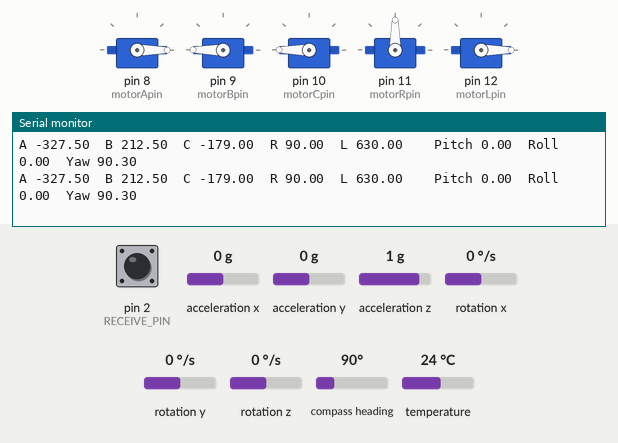
This sketch was run on a simulated Arduino Uno, built with avr-gcc and run on an emulated ATmega328P. Parts: 5 × servo, the last lines printed to the serial monitor. The test bench sets the inputs (shaded band); at power-on: acceleration x 0 g, acceleration y 0 g, acceleration z 1 g, pin 2 (RECEIVE_PIN) HIGH, rotation x 0 °/s, rotation y 0 °/s, rotation z 0 °/s, compass heading 90°, temperature 24 °C.

Above: at 1.2 s.
1.3 s: acceleration x set to -1.4 g
At 2.1 s:
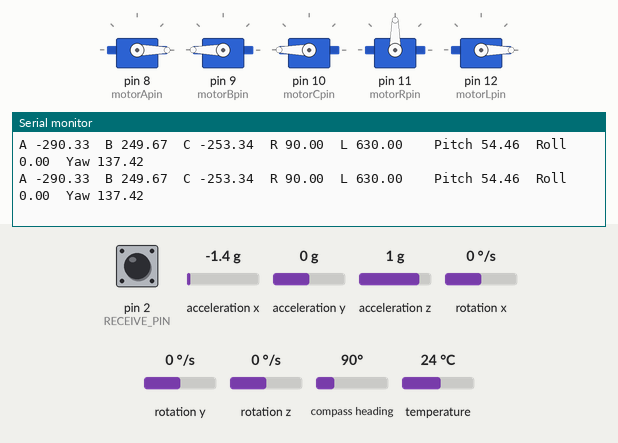
4.3 s: acceleration y set to -1.4 g
At 5.2 s:
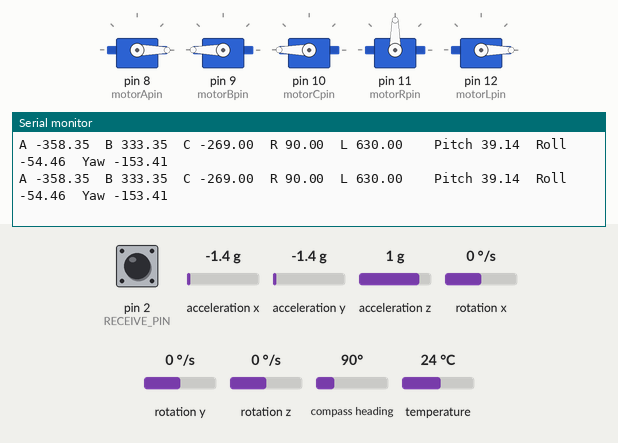
7.3 s: acceleration z set to -0.8 g
At 8.1 s:
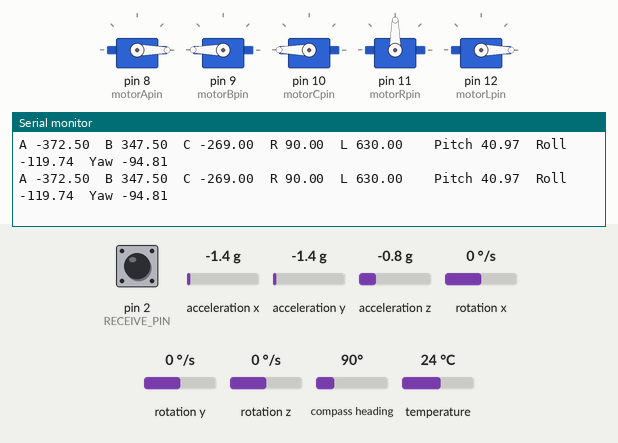
Timing chart, 0 to 10.3 s (numbered marks = the images above; inputs shaded):
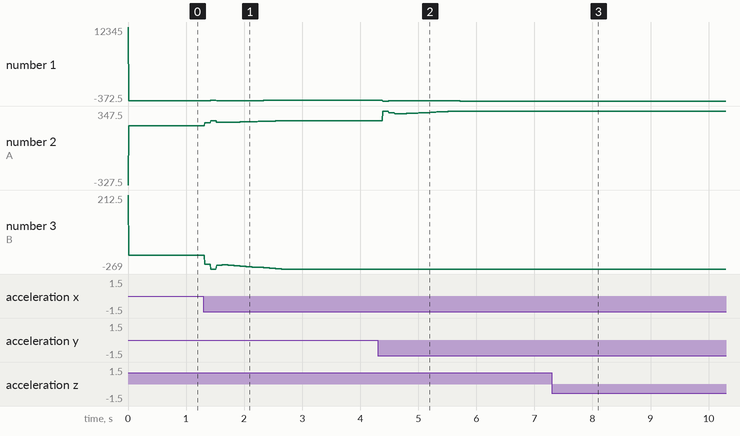

Measured:
- after the input at 1.3 s, the serial monitor: prints a new line at once (image 1)
- after the input at 4.3 s, the serial monitor: prints a new line at once (image 2)
- after the input at 7.3 s, the serial monitor: prints a new line at once (image 3)
- plotted number 1: -327.5 → -282.5 after the input at 1.3 s, -282.5 → -372.5 after the input at 4.3 s
- plotted number 2: 212.5 → 257.5 after the input at 1.3 s, 257.5 → 347.5 after the input at 4.3 s
- plotted number 3: -179 → -269 after the input at 1.3 s

The sketch:

first_IMU___PID_tests.ino
```cpp
//IMU & PID test

//////PPM READING PRE SETUP/////

#define RECEIVE_PIN 2
#define CHANNEL_AMOUNT 8
#define DETECTION_SPACE 2500
#define METHOD RISING

int ch[CHANNEL_AMOUNT + 1];

/*//////OSD PRE SETUP/////
#include <SPI.h>
#include <max7456.h>
Max7456 osd;*/

//////FOR ALL GAMERS OUT THERE/////
#include <Servo.h>

//////IMU//////////
#include <Wire.h>
#include <Adafruit_LSM9DS1.h>
#include <Adafruit_Sensor.h>  // not used in this demo but required!
// i2c
Adafruit_LSM9DS1 lsm = Adafruit_LSM9DS1();

#include <KalmanFilter.h>

#define LSM9DS1_SCK A5
#define LSM9DS1_MISO 12
#define LSM9DS1_MOSI A4
#define LSM9DS1_XGCS 6
#define LSM9DS1_MCS 5

//////PID////////
#include <PID_v1.h>


void setup()
{
  Serial.begin(115200);

  while (!Serial) {delay(1);}
  if (!lsm.begin()){while (1);}

  setupIMU();
  setupPID();

  pinMode(RECEIVE_PIN, INPUT_PULLUP);
  attachInterrupt(digitalPinToInterrupt(RECEIVE_PIN), ppm_interrupt, METHOD);
}


void loop()
{
  ppm_write();
  runIMU();
}
```

IMU.ino
```cpp
#define LSM9DS1_SCK A5
#define LSM9DS1_MISO 12
#define LSM9DS1_MOSI A4
#define LSM9DS1_XGCS 6
#define LSM9DS1_MCS 5

float accPitch = 0;
float accRoll = 0;
float accmagYaw = 0;

/*float kalPitch = 0;
float kalRoll = 0;
float kalYaw = 0;

KalmanFilter kalmanX(0.001, 0.003, 0.03);     //(0.001, 0.003, 0.03)
KalmanFilter kalmanY(0.001, 0.003, 0.03);
KalmanFilter kalmanZ(0.001, 0.003, 0.03);*/

float compPitch = 0;
float compRoll = 0;
float compYaw = 0;

float mx_min, my_min, mz_min;
float mx_max, my_max, mz_max;

float offaccX;
float offaccY;
float offaccZ;

float offmagX;
float offmagY;
float offmagZ;

void setupIMU()
{
  //while (!Serial) {delay(1);}
  //if (!lsm.begin()){while (1);}

  lsm.setupAccel(lsm.LSM9DS1_ACCELRANGE_16G);
  lsm.setupMag(lsm.LSM9DS1_MAGGAIN_16GAUSS);
  lsm.setupGyro(lsm.LSM9DS1_GYROSCALE_2000DPS);
}

void runIMU()
{
  lsm.read();
  sensors_event_t a, m, g, temp;
  lsm.getEvent(&a, &m, &g, &temp);

  double kt = (double)micros();
  double dt = (double)(micros() - kt) / 1000000;


  mx_min = -0.05; //swapped
  my_min = -0.13;
  mz_min = -0.28;

  mx_max = 0.41;
  my_max = 0.27;
  mz_max = 0.12;

  float mx_offset = (mx_min + mx_max)/2;
  float my_offset = (my_min + my_max)/2;
  float mz_offset = (mz_min + mz_max)/2;

  float avg_delta_x = (mx_max - mx_min)/2;
  float avg_delta_y = (my_max - my_min)/2;
  float avg_delta_z = (mz_max - mz_min)/2;

  float avg_delta = (avg_delta_x + avg_delta_y + avg_delta_z)/3;

  float scale_x = avg_delta / avg_delta_x;                  // this is different
  float scale_y = avg_delta / avg_delta_y;
  float scale_z = avg_delta / avg_delta_z;

  float calmagX = (m.magnetic.x - mx_offset) * scale_x;
  float calmagY = (m.magnetic.y - my_offset) * scale_y;
  float calmagZ = (m.magnetic.z - mz_offset) * scale_z;//*/


  int OFFSET = ch[5];
  if (OFFSET>1500){
    offaccX = a.acceleration.x;
    offaccY = a.acceleration.y;
    offaccZ = a.acceleration.z-9.81;

    offmagX = calmagX-0.19;
    offmagY = calmagY-0.02;
    offmagZ = calmagZ+0.38;
  }

  // Calculate Pitch & Roll from accelerometer (deg)
  //accPitch = (atan2(a.acceleration.x, a.acceleration.z) * 180.0) / M_PI;
  accPitch = (-(atan2(a.acceleration.x-offaccX, sqrt((a.acceleration.y-offaccY) * (a.acceleration.y-offaccY) + (a.acceleration.z-offaccZ) * (a.acceleration.z-offaccZ))) * 180.0) / M_PI);
  accRoll  = ((atan2(a.acceleration.y-offaccY, a.acceleration.z-offaccZ) * 180.0) / M_PI);

  double Bfy = (calmagZ-offmagZ) * sin(accRoll*DEG_TO_RAD) - (calmagY-offmagY) * cos(accRoll*DEG_TO_RAD);
  double Bfx = (calmagX-offmagX) * cos(accPitch*DEG_TO_RAD) + (calmagY-offmagY) * sin(accPitch*DEG_TO_RAD) * sin(accRoll*DEG_TO_RAD) + (calmagZ-offmagZ) * sin(accPitch*DEG_TO_RAD) * cos(accRoll*DEG_TO_RAD);
  accmagYaw = atan2(-Bfy, Bfx) * RAD_TO_DEG;

  //Complementary filter
  compPitch = 0.8 * (compPitch + g.gyro.y * dt) + 0.2 * accPitch; //had 50/50 but while quick accel its bad
  compRoll = 0.8 * (compRoll + g.gyro.x * dt) + 0.2 * accRoll;
  compYaw = 0.3 * (compYaw + g.gyro.z * dt) + 0.7 * accmagYaw;

 //ch[5]=2000;

 /*Serial.print(calmagX);
 Serial.print("\t");
 Serial.print(calmagY);
 Serial.print("\t");
 Serial.print(calmagZ);
 Serial.print("\t");
 Serial.print(compYaw);
 Serial.print("\t");
 Serial.print(compPitch);
 Serial.print("\t");
 Serial.print(compRoll);
 Serial.print("\t");
 Serial.println();//*/

  /*accX = a.acceleration.x - map(compRoll,-90,90,-1,1)*9.81//maybe sins and tangents
  accY = a.acceleration.y - map(compPitch,-90,90,-1,1)*9.81
  accZ = a.acceleration.z // - Pitch + Roll jakoś*/

  /*// Kalman filter
  kalPitch = kalmanY.update(accPitch, g.gyro.y);
  kalRoll = kalmanX.update(accRoll, g.gyro.x);
  kalYaw = kalmanZ.update(accmagYaw, g.gyro.z);

  if (kalPitch < -180 || kalPitch > 180)
    kalPitch = accPitch;
  if (kalRoll < -180 || kalRoll > 180)
    kalRoll = accRoll;
  if (kalYaw < -180 || kalYaw > 180)
    kalYaw = accmagYaw;*/


#if 0
  Serial.print("Pitch");
  Serial.print("\t");
  Serial.print(accPitch);
  Serial.print("\t");
  Serial.print(compPitch);
  Serial.print("\t");
  Serial.print("Roll");
  Serial.print("\t");
  Serial.print(accRoll);
  Serial.print("\t");
  Serial.print(compRoll);
  Serial.print("\t");
  Serial.print("Yaw");
  Serial.print("\t");
  Serial.print(accmagYaw);
  Serial.print("\t");
  Serial.print(compYaw);

  Serial.println();

  delay(00);
#endif

  runPID(compRoll, compPitch, compYaw, a.acceleration.x, a.acceleration.y, a.acceleration.z );
}
```

PID.ino
```cpp
//Define Variables we'll be connecting to
double Setpoint[6];//ghost thrust [prob 0]
double Input[6];//error
double Output[6];//thrust
double Stick[6];

//Define the aggressive and conservative Tuning Parameters
double aggKp=1, aggKi=0.5, aggKd=0.2;// 1 0.4 0.1 probably optimal
double consKp=0.3, consKi=0, consKd=0;
PID motorPID[]={
PID(&Input[0], &Output[0], &Setpoint[0], aggKp, aggKi, aggKd, DIRECT),
PID(&Input[1], &Output[1], &Setpoint[1], aggKp, aggKi, aggKd, DIRECT),
PID(&Input[2], &Output[2], &Setpoint[2],   0.4,     0,     0, DIRECT),
PID(&Input[3], &Output[3], &Setpoint[3], aggKp, aggKi, aggKd, DIRECT),
PID(&Input[4], &Output[4], &Setpoint[4], aggKp, aggKi, aggKd, DIRECT),
PID(&Input[5], &Output[5], &Setpoint[5], aggKp, aggKi, aggKd, DIRECT),
};

#define motorApin 8
#define motorBpin 9
#define motorCpin 10
#define motorRpin 11
#define motorLpin 12

Servo motorA;
Servo motorB;
Servo motorC;
Servo motorR;
Servo motorL;

int valLUP;
int valRUP;
int valLLR;
int valRLR;
int conLLR = 0;

int offYaw;

int FREEMODE;

int stick;

void setupPID()
{

  //initialize the variables we're linked to
  Input[0] = 0;
  Input[1] = 0;
  Input[2] = 0;
  Input[3] = 0;
  Input[4] = 0;
  Input[5] = 0;

  Setpoint[0] = 0;
  Setpoint[1] = 0;
  Setpoint[2] = 0;
  Setpoint[3] = 0;
  Setpoint[4] = 0;
  Setpoint[5] = 0;

  //turn the PID on
  for(byte i=0; i<=5; i++){
  motorPID[i].SetMode(AUTOMATIC);
  motorPID[i].SetOutputLimits(-90,90);
  Serial.print(i);}
}

void runPID(float Roll, float Pitch, float Yaw, float accX, float accY, float accZ){

  //Serial.println(compRoll);

 FREEMODE = ch[6];
 if(FREEMODE>1500){
  Roll = 0;
  Pitch = 0;
  Yaw = 0;
  accX = 0;
  accY = 0;
  accZ = 0;
  conLLR=valLLR;
 }

  motorA.attach(motorApin,805,2075);//135
  motorB.attach(motorBpin,1040,2310);//135
  motorC.attach(motorCpin,1030,2300);//135
  motorR.attach(motorRpin,1185-135,2185+135);
  motorL.attach(motorLpin,945-135,1945+135);

  valLLR = map(ch[4], 1000, 2000, -90, 90);
  valRUP = map(ch[2], 1000, 2000, -90, 90); //900,1100
  valLUP = map(ch[3], 1000, 2000, -90, 90);
  valRLR = map(ch[1], 1000, 2000, -90, 90);
  //stick=analogRead(0);
  //valRLR = map(stick, 0, 1023, 0, 180);


  if (1){
    Input[2] = 0;
    Stick[2] = valLLR;
  }else{
    if (conLLR<0) conLLR = 360;
    conLLR = (conLLR + valLLR/90)%360;
    Input[2] = conLLR-180 + Yaw;
    if (Input[2]>180) Input[2] = Input[2]-360;
    if (Input[2]<-180) Input[2] = Input[2]+360;//*/
    Stick[2] = 0;
  }//*/

  /*int OFFSET = ch[5];
  if (OFFSET>1500){
    offYaw=conLLR-180;
  }*/

  Input[0] = Roll;
  Input[1] = Pitch;
  Input[3] = 0;// + accX;
  Input[4] = 0; //accY + no stick available
  Input[5] = 0;// + accZ;

  Stick[0] = valRLR;
  Stick[1] = map(valRUP*valLUP,-8100,8100,-90,90);

  Stick[3] = valRUP;
  Stick[4] = 0;
  Stick[5] = map(-valLUP*(abs(valRUP)-90),-8100,8100,-90,90);

    /*if (abs(Setpoint[2]-Input[2]) < 20)
    {       motorPID[2].SetTunings(consKp, consKi, consKd);
    }else{  motorPID[2].SetTunings(0.5, 0, 0);}//*/

  for(byte i=0; i<=5; i++){
    motorPID[i].Compute();

   /*if(abs(Output[i])<10){
      Output[i] = 0;
    }//*/
   }


      motorA.write(-Output[0]-(Output[1]/2)-(Output[5]/2)+Stick[0]+(Stick[1]/2)+(Stick[5]/2)+90);
      motorB.write(+Output[0]-(Output[1]/2)-(Output[5]/2)-Stick[0]+(Stick[1]/2)+(Stick[5]/2)+90);
      motorC.write(-(+Output[1]-Output[5]-Stick[1]+Stick[5])+90);
      motorR.write(-(-Output[2]+Output[3]+Stick[2]-Stick[3])+90);
      motorL.write(-(+Output[2]+Output[3]-Stick[2]-Stick[3])+90);//*/

      /*Serial.print(ch[3]);
      Serial.print("\t");
      Serial.print(ch[2]);
      Serial.print("\t");//*/
      printmotors(accX,accY,accZ,Roll,Pitch,Yaw);
}

void printmotors(float accX, float accY, float accZ, float Roll, float Pitch, float Yaw){

  Serial.print("A ");
  Serial.print(-Output[0]-(Output[1]/2)+Output[5]+Stick[0]+(Stick[1]/2)+Stick[5]+90);
  Serial.print("\t");
  Serial.print("B ");
  Serial.print(+Output[0]-(Output[1]/2)+Output[5]-Stick[0]+(Stick[1]/2)+Stick[5]+90);
  Serial.print("\t");
  Serial.print("C ");
  Serial.print(+Output[1]+Output[5]-Stick[1]+Stick[5]+90);
  Serial.print("\t");
  Serial.print("R ");
  Serial.print(+Output[2]+Output[3]+Stick[2]-Stick[3]+90);
  Serial.print("\t");
  Serial.print("L ");
  Serial.print(-Output[2]+Output[3]-Stick[2]-Stick[3]+90);

  /*Serial.print("A ");
  Serial.print(roll+pitch+z+90);
  Serial.print("\t");
  Serial.print("B ");
  Serial.print(-roll+pitch+z+90);
  Serial.print("\t");
  Serial.print("C ");
  Serial.print(-pitch+z+90);
  Serial.print("\t");
  Serial.print("R ");
  Serial.print(yaw+x+90);
  Serial.print("\t");
  Serial.print("L ");
  Serial.print(-yaw+x+90);*/

  Serial.print("\t\t");
  //Serial.pritln();

  Serial.print("Pitch ");
  Serial.print(Pitch);
  Serial.print("\t");
  Serial.print("Roll ");
  Serial.print(Roll);
  Serial.print("\t");
  Serial.print("Yaw ");
  Serial.print(Yaw);

  Serial.println();

  //double tiger = temp.temperature / 210 + 20 ;
  //Serial.print("Temp: "); Serial.print(tiger); Serial.println(" celcius");

  delay(00);
}
```

PPM.ino
```cpp
void ppm_write()
{
static unsigned long int t;
if (millis() - t < 100)
return 0;
for (byte i = 0; i < CHANNEL_AMOUNT + 1; i++)
{
  //Serial.print(ch[i]);
  //Serial.print("\t");
}
  //Serial.print("\n");
  t = millis();
}

void ppm_interrupt()
{
static byte i;
static unsigned long int t_old;
unsigned long int t = micros(); //store time value a when pin value falling/rising
unsigned long int dt = t - t_old; //calculating time inbetween two peaks
t_old = t;

if ((dt > DETECTION_SPACE) || (i > CHANNEL_AMOUNT))
{
i = 0;
}
ch[i++] = dt;
}


/*void ppm_write()
{
static unsigned long int t;
if (millis() - t < 100)
return 0;
ppmprint();
  t = millis();
}

void ppm_interrupt()
{
static byte i;
static unsigned long int t_old;
unsigned long int t = micros(); //store time value a when pin value falling/rising
unsigned long int dt = t - t_old; //calculating time inbetween two peaks
t_old = t;

if ((dt > DETECTION_SPACE) || (i > CHANNEL_AMOUNT))
{
i = 0;
}
ch[i++] = dt;

  /*Serial.println(t);
  if(100-t<100) {DISCONNECT= 0;
    for (byte i = 0; i < CHANNEL_AMOUNT + 1; i++){
      ch[i]=1500;
    }
  }else{ DISCONNECT= 1;}
}*/

/*void ppmprint(){
  for (byte j = 0; j < CHANNEL_AMOUNT + 1; j++){
  Serial.print(ch[j]);
  Serial.print("\t");
  }
  Serial.print(DISCONNECT);
  Serial.print("\n");
}*/
```
